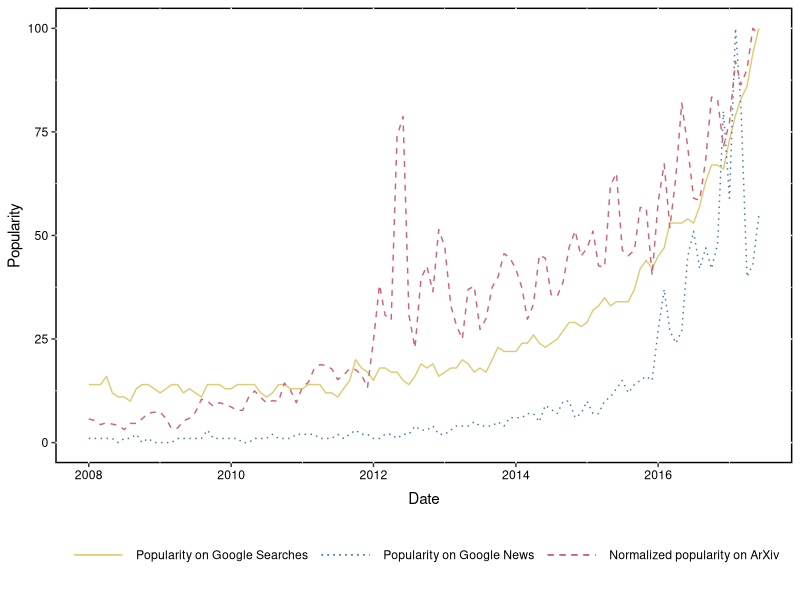

This figure's R source:
#!/usr/bin/env Rscript
plot_graph <- function() {
  require(ggplot2)
  google_search_data = read.csv("google_data_search.csv")
  google_news_data = read.csv("google_data_news_ml.csv")
  publication_data = read.csv("papers.csv")[1:dim(google_news_data)[1],]
  publication_data <- cbind(publication_data, google_search_data['google_search_total'])
  publication_data <- cbind(publication_data, google_news_data['google_news_total'])

  # Set the labels
  publication_data$total_label <- factor(rep("Popularity on ArXiv", each = nrow(publication_data)))
  publication_data$precentage_label <- factor(rep("Normalized popularity on ArXiv", each = nrow(publication_data)))
  publication_data$google_search_label <- factor(rep('Popularity on Google Searches', each = nrow(publication_data)))
  publication_data$google_news_label <- factor(rep('Popularity on Google News', each = nrow(publication_data)))

  # Normalize the data
  publication_data$total <- publication_data$total / max(publication_data$total) * 100
  publication_data$percentage <- publication_data$percentage / max(publication_data$percentage) * 100
  publication_data$google_search_total <- publication_data$google_search_total / max(publication_data$google_search_total) * 100
  publication_data$google_news_total <- publication_data$google_news_total / max(publication_data$google_news_total) * 100

  # Convert the data
  publication_data$Date <- as.Date(publication_data$Date, "%d/%m/%Y")

  plot <- ggplot(publication_data, aes(x = Date)) +
    geom_line(aes(y = google_search_total, color = google_search_label, linetype = google_search_label), size = 0.5, show.legend = TRUE) +
    geom_line(aes(y = google_news_total, color = google_news_label, linetype = google_news_label), size = 0.5, show.legend = TRUE) +
    geom_line(aes(y = percentage, color = precentage_label, linetype = precentage_label), size = 0.5) +
    scale_linetype_manual(values = c("solid", "dotted", "dashed")) +
    scale_color_manual(values = c("#DDCC77", "#4477AA", "#CC6677")) +
    #scale_color_manual(values = c("black", "black", "black")) +
    theme(panel.background = element_rect(fill = 'transparent', colour = 'black', size=1)) +
    scale_fill_brewer(palette="Set1")+
    scale_y_continuous(name="Popularity")+
    theme(axis.text.y = element_text(colour = "black") ) +
    theme(axis.text.x = element_text(colour = "black") ) +
    theme(axis.title.x = element_text(vjust = -0.5)) +
    theme(legend.title = element_blank())+
    theme(legend.position="bottom")+
    theme(legend.background = element_rect(colour="transparent"))+
    theme(legend.key = element_rect(fill = "transparent", colour = "transparent")) +
    theme(legend.key.size= unit(3,"lines"))

  return(plot)
}
#######################
pdf(file = "ml-google-trends.pdf",
    width=10, height=4)
plots <- plot_graph()
plot(plots)
dev.off()

# Qualitative color schemes by Paul Tol
# https://www.r-bloggers.com/the-paul-tol-21-color-salute/
#tol1qualitative=c("#4477AA")
#tol2qualitative=c("#4477AA", "#CC6677")
#tol3qualitative=c("#4477AA", "#DDCC77", "#CC6677")
#tol4qualitative=c("#4477AA", "#117733", "#DDCC77", "#CC6677")
#tol5qualitative=c("#332288", "#88CCEE", "#117733", "#DDCC77", "#CC6677")
#tol6qualitative=c("#332288", "#88CCEE", "#117733", "#DDCC77", "#CC6677","#AA4499")
#tol7qualitative=c("#332288", "#88CCEE", "#44AA99", "#117733", "#DDCC77", "#CC6677","#AA4499")
#tol8qualitative=c("#332288", "#88CCEE", "#44AA99", "#117733", "#999933", "#DDCC77", "#CC6677","#AA4499")
#tol9qualitative=c("#332288", "#88CCEE", "#44AA99", "#117733", "#999933", "#DDCC77", "#CC6677", "#882255", "#AA4499")
#tol10qualitative=c("#332288", "#88CCEE", "#44AA99", "#117733", "#999933", "#DDCC77", "#661100", "#CC6677", "#882255", "#AA4499")
#tol11qualitative=c("#332288", "#6699CC", "#88CCEE", "#44AA99", "#117733", "#999933", "#DDCC77", "#661100", "#CC6677", "#882255", "#AA4499")
#tol12qualitative=c("#332288", "#6699CC", "#88CCEE", "#44AA99", "#117733", "#999933", "#DDCC77", "#661100", "#CC6677", "#AA4466", "#882255", "#AA4499")
 
#pal(tol7qualitative)
